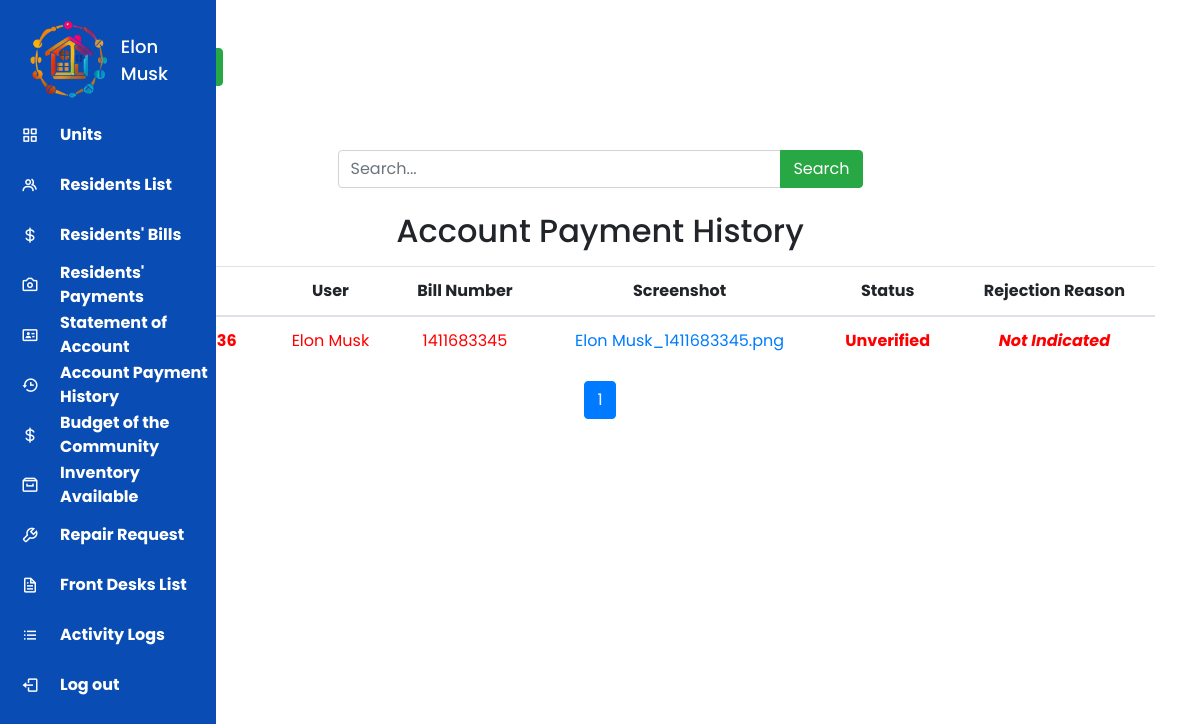
/casa_bougainvilla/administrator_dashboard/account_payment_history.php (signed in), run on the app's committed database.
### tables this page shows
CREATE TABLE `payments` (
  `id` int(11) NOT NULL,
  `timestamp` datetime NOT NULL,
  `username` varchar(255) NOT NULL,
  `bill_number` varchar(50) NOT NULL,
  `screenshot` varchar(255) DEFAULT NULL,
  `status` enum('Unverified','Verified') NOT NULL DEFAULT 'Unverified',
  `rejection_reason` varchar(255) DEFAULT NULL,
  `condominium_id` int(11) NOT NULL,
  `is_deleted` int(11) NOT NULL DEFAULT 0
);

### casa_bougainvilla/administrator_dashboard/account_payment_history.php (the view, shortened to what this page needs)
<?php
include('../../includes/database.php');
$rowsPerPage = 10;
$page = isset($_GET['page']) ? intval($_GET['page']) : 1;
$offset = ($page - 1) * $rowsPerPage;
$results_per_page = 10;
$current_page = isset($_GET['page']) ? $_GET['page'] : 1;
?>
<!doctype html>
<html lang="en">
<head>
    <link rel="stylesheet" href="https://cdn.jsdelivr.net/npm/bootstrap@4.0.0/dist/css/bootstrap.min.css">
    <link href='https://unpkg.com/boxicons@2.0.7/css/boxicons.min.css' rel='stylesheet'>
    <link rel="stylesheet" type="text/css"
        href="https://cdnjs.cloudflare.com/ajax/libs/jquery.tablesorter/2.31.3/css/theme.bootstrap.min.css">
    <link rel="stylesheet" type="text/css"
        href="https://cdnjs.cloudflare.com/ajax/libs/jquery.tablesorter/2.31.3/css/theme.default.min.css">
</head>
<body>
    <?php include "../../includes/sidebars/administrator_sidebar.php" ?>
    <div class="container">
        <button class="btn btn-success mx-5 my-5" onclick="downloadPDF()"><i class='bx bx-printer'></i> Print
            Table</button>
        <div class="container mt-3">
            <div class="row">
                <div class="col-md-6 offset-md-3">
                    <form method="post" action="account_payment_history.php">
                        <div class="input-group">
                            <input type="text" name="searchInput" class="form-control" placeholder="Search...">
                            <div class="input-group-append">
                                <button class="btn btn-success" type="submit" name="searchButton">
                                    <i class="bi bi-search"></i> Search
                                </button>
                            </div>
                        </div>
                    </form>
                </div>
            </div>
        </div>
        <div class="print-section">
            <div class="list-of-sales second-table">
                <h2 class="mt-4 mb-3" style="white-space: nowrap; text-align: center;">Account Payment History</h2>
                <table id="TableSorter3" class="table col-mx-5">
                    <thead>
                        <tr>
                            <th scope="col" style="white-space: nowrap; text-align: center;">
                                <center>Timestamp</center>
                            </th>
                            <th scope="col" style="white-space: nowrap; text-align: center;">
                                <center>User</center>
                            </th>
                            <th scope="col" style="white-space: nowrap; text-align: center;">
                                <center>Bill Number</center>
                            </th>
                            <th scope="col" style="white-space: nowrap; text-align: center;">
                                <center>Screenshot</center>
                            </th>
                            <th scope="col" style="white-space: nowrap; text-align: center;">
                                <center>Status</center>
                            </th>
                            <th scope="col" style="white-space: nowrap; text-align: center;">
                                <center>Rejection Reason</center>
                            </th>
                        </tr>
                    </thead>
                    <tbody>
                        <?php
                        $sql = "SELECT id, timestamp, username, bill_number, screenshot, status, rejection_reason
                        FROM payments
                        WHERE is_deleted = 0 AND username = ?
                        ORDER BY FIELD(status, 'Unverified') DESC, timestamp DESC
                        LIMIT ?, ?";
                        $stmt = $mysqli->prepare($sql);
                        if ($stmt) {
                            $username = $_SESSION['username'];
                            $stmt->bind_param("sii", $username, $offset, $rowsPerPage);
                            $stmt->execute();
                            $stmt->bind_result($id, $timestamp, $username, $bill_number, $screenshot, $status, $rejection_reason);
                            while ($stmt->fetch()) {
                                $statusClass = ($status == 'Unverified' || $status != 'Verified') ? 'unverified' : ($status == 'Rejected' ? 'rejected' : 'verified');
                                echo '<tr class="' . $statusClass . '">
                <th scope="row"><center>' . $timestamp . '</center></th>
                <td style="white-space: nowrap; text-align: center;"><center>' . $username . '</center></td>
                <td style="white-space: nowrap; text-align: center;"><center>' . $bill_number . '</center></td>
                <td style="white-space: nowrap; text-align: center;">
                    <center><a href="' . $screenshot . '" download="' . basename($screenshot) . '">' . basename($screenshot) . '</a></center>
                </td>
                <td style="white-space: nowrap; text-align: center;"><center><strong>' . ($status === '' ? 'Rejected' : $status) . '</strong></center></td>
                <td style="white-space: nowrap; text-align: center;"><center><strong>' . ($rejection_reason === NULL ? '<em>Not Indicated</em>' : $rejection_reason) . '</strong></center></td>
            </tr>';
                            }
                        } else {
                            echo "Error in prepared statement";
                        }
                        ?>
                    </tbody>
                </table>
            </div>
        </div>
        <div class="pagination justify-content-center mt-3">
            <ul class="pagination">
                <?php
                $total_pages_query = "SELECT COUNT(*) as total FROM payments WHERE is_deleted = 0";
                $result = $mysqli->query($total_pages_query);
                $row = $result->fetch_assoc();
                $total_records = $row["total"];
                $total_pages = ceil($total_records / $results_per_page);
                for ($i = 1; $i <= $total_pages; $i++) {
                    echo '<li class="page-item ' . ($i == $current_page ? 'active' : '') . '"><a class="page-link" href="account_payment_history.php?page=' . $i . '">' . $i . '</a></li>';
                }
                ?>
            </ul>
        </div>
</body>
</html>

### casa_bougainvilla/administrator_dashboard/account_payment_history.php (style rules this page uses)
.unverified { color: red; }
* { margin: 0; padding: 0; box-sizing: border-box; font-family: 'Poppins', sans-serif; }
tbody tr:nth-child(odd) { background-color: #ffffff; }

### includes/sidebars/administrator_sidebar.php (style rules this page uses)
* { margin: 0; padding: 0; box-sizing: border-box; font-family: 'Poppins', sans-serif; }

### data on the page
payments: username "Elon Musk", bill_number "1411683345", screenshot "Elon Musk_1411683345.png", status "Unverified", shows "Not Indicated"

### other printed values
$_SESSION['username'] "Elon Musk"
